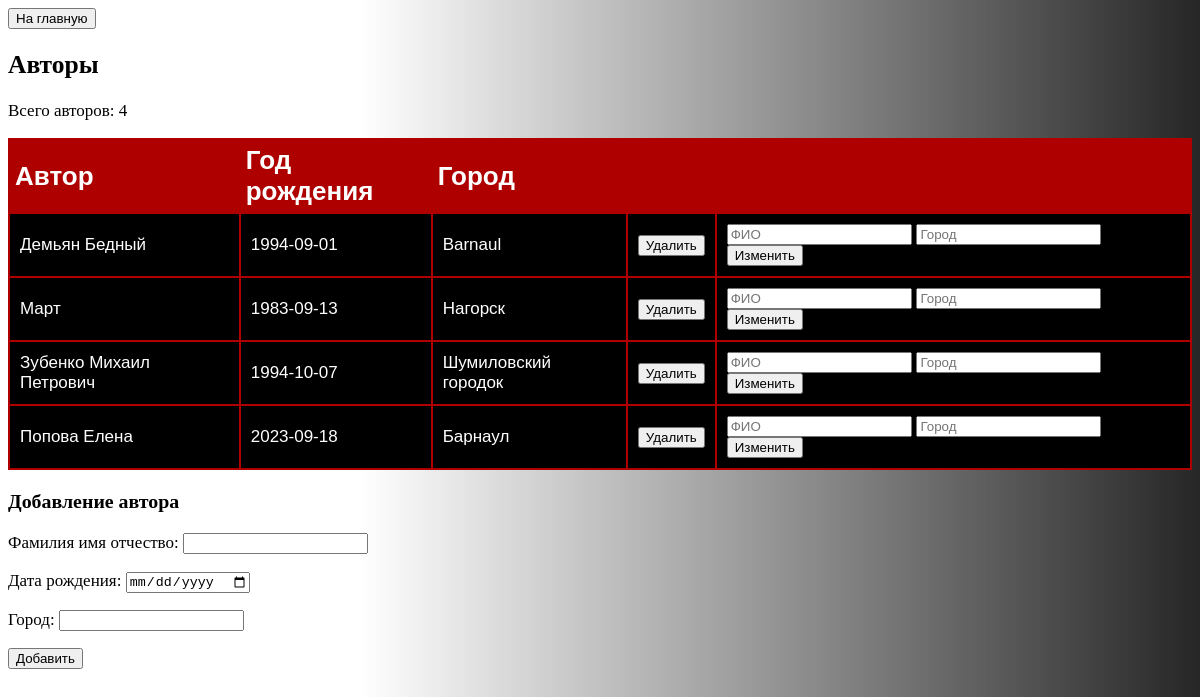
The app's page /5adm.php with its own data.
### tables this page shows
CREATE TABLE `author` (
  `ID` int(11) NOT NULL,
  `FIO` varchar(100) NOT NULL,
  `Date_of_Birth` date DEFAULT NULL,
  `City` varchar(100) NOT NULL
);

### 5adm.php (the view, shortened to what this page needs)
<!DOCTYPE html>
<html>
<head>
</head>
<body>
<link rel="stylesheet" href="site.css">
<form action=http://localhost/books>
<button>На главную</button>
</form>
<h2>Авторы</h2>
<?php
$conn = new mysqli("localhost", "root", "acea", "books");
$sql = "SELECT id, FIO, Date_of_Birth, City FROM `author` ORDER BY `ID`;";
if($result = $conn->query($sql)){
    $rowsCount = $result->num_rows;
    echo "<p>Всего авторов: $rowsCount</p>";
    echo "<table><tr><th>Автор</th><th>Год рождения</th><th>Город</th></tr>";
    foreach($result as $row){
        echo "<tr>";
            echo "<td>" . $row["FIO"] . "</td>";
            echo "<td>" . $row["Date_of_Birth"] . "</td>";
            echo "<td>" . $row["City"] . "</td>";
            echo "<td><form action='deleteauthor.php' method='post'>
                        <input type='hidden' name='id' value='" . $row["id"] . "' />
                        <input type='submit' value='Удалить'>
                   </form></td>";
            echo "<td><form action='updateauthor.php' method='post'>
                   <input type='hidden' name='id' value='" . $row["id"] . "' />
                        <input type'text' placeholder='ФИО' name='FIO' />
                        <input type='text' placeholder='Город' name='City' />
                   <input type='submit' value='Изменить'>
              </form></td>";
        echo "</tr>";
    }
    echo "</table>";
} else{
    echo "Ошибка: " . $conn->error;
}
?>
<h3>Добавление автора</h3>
<form action="author.php" method="post">
    <p>Фамилия имя отчество: <input type="text" name="author" /> </p>
    <p>Дата рождения: <input type="date" id="date" name="data"/> </p>
    <p>Город: <input type="text" name="city" /> </p>
    <input type="submit" value="Добавить">
</form>
<br>
</body>
</html>
</body>
</html>

### site.css (style rules this page uses)
table { font-family: "Lucida Sans Unicode", "Lucida Grande", Sans-Serif; text-align: left; border-collapse: separate; border-spacing: 2px; background: #af0000; color: #ffffff; }
th { color: white; font-size: 26px; padding: 5px; }
td { color: #ffffff; background: #000000; padding: 10px; }
body { font-size: 17px; color: black; background: rgb(255 0 0); background: linear-gradient(90deg, rgb(255 255 255) 30%, rgb(0 0 0 / 85%) 100%); }

### records on screen
author: FIO "Демьян Бедный", Date_of_Birth "1994-09-01", City "Barnaul"
author: FIO "Март", Date_of_Birth "1983-09-13", City "Нагорск"
author: FIO "Зубенко Михаил Петрович", Date_of_Birth "1994-10-07", City "Шумиловский городок"
author: FIO "Попова Елена", Date_of_Birth "2023-09-18", City "Барнаул"

### other values on screen
$rowsCount "4"
